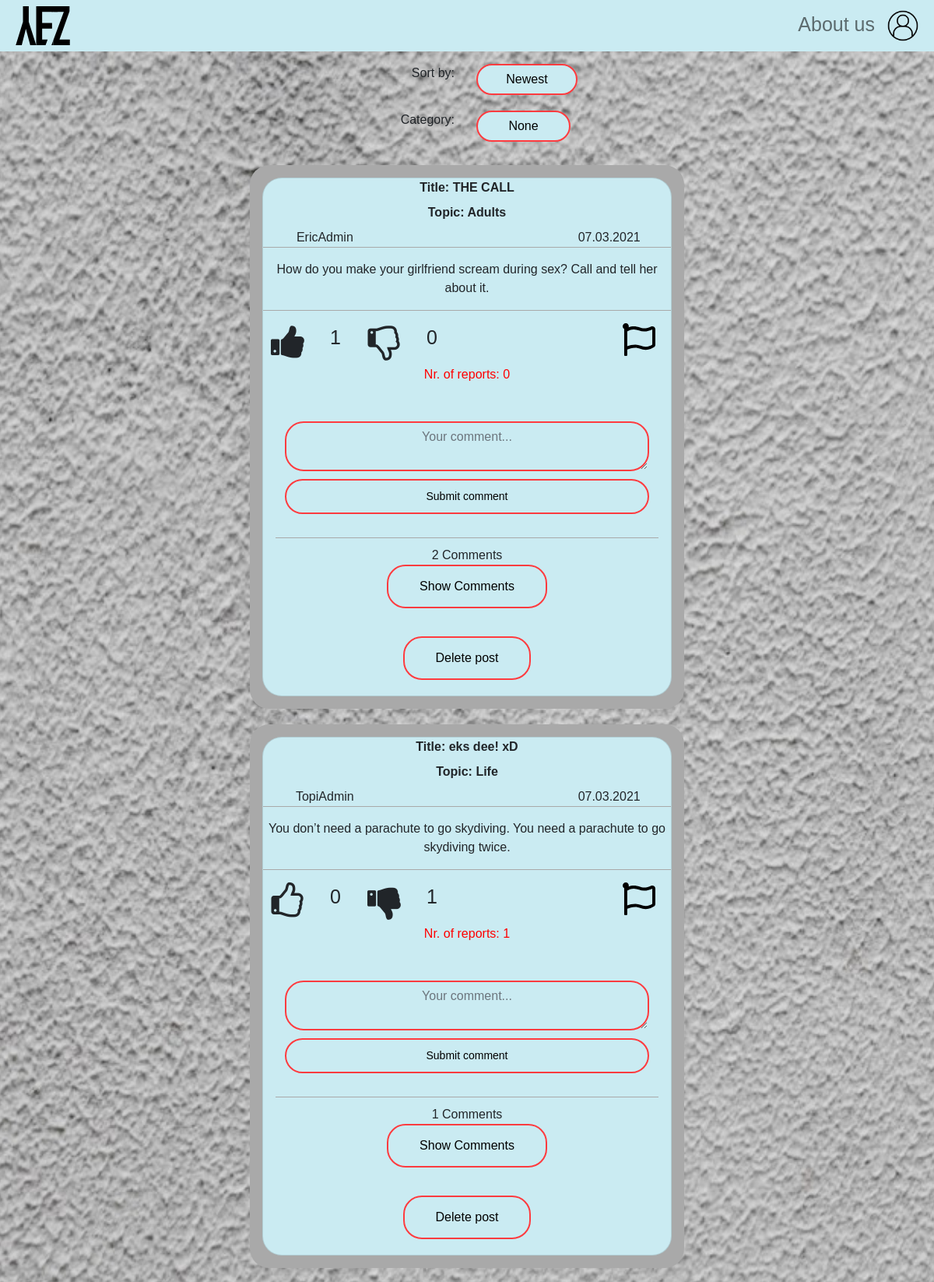
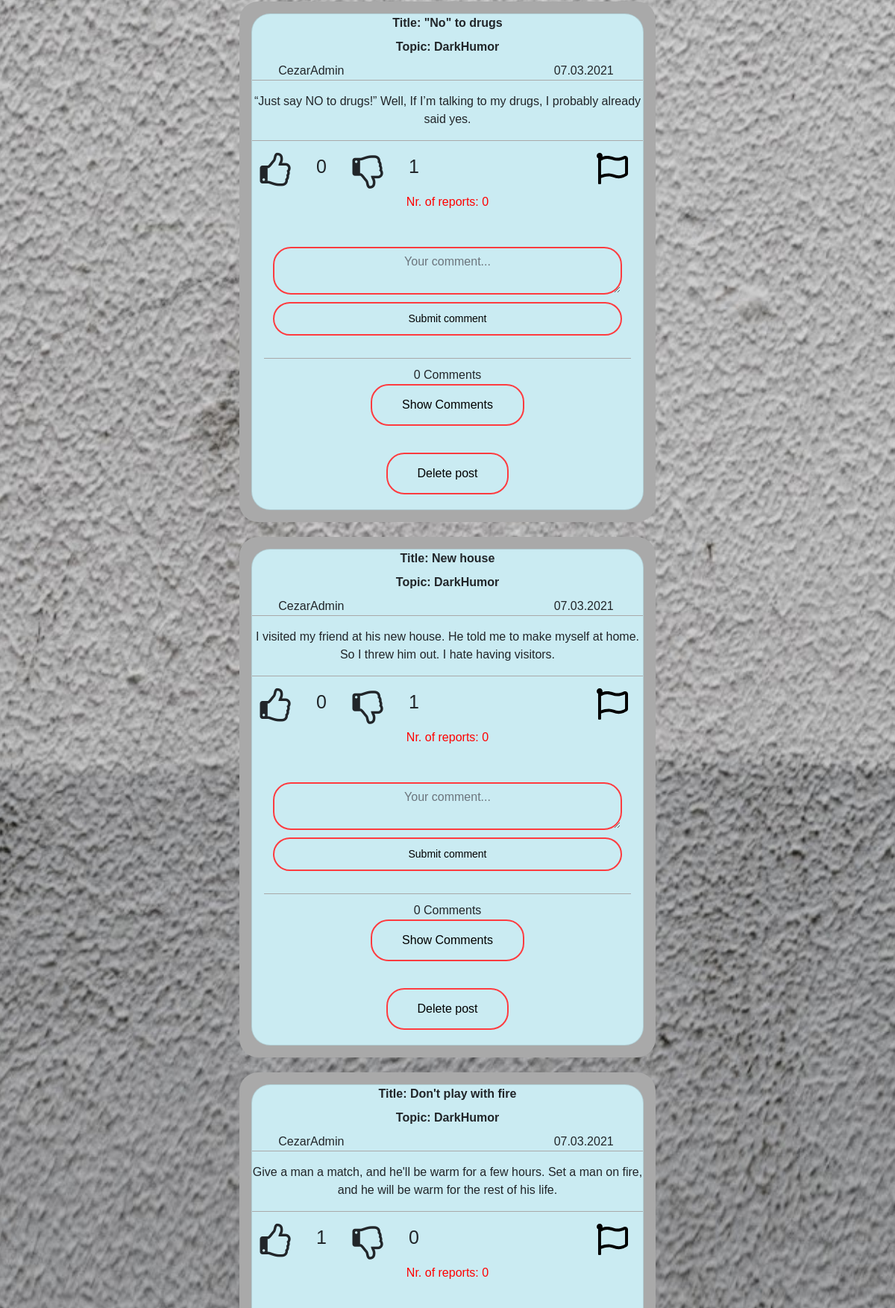
/ (signed in, upper part), run on the app's committed database (2 pictures, top to bottom).
### tables this page shows
CREATE TABLE `posts` (
  `postid` int NOT NULL,
  `accountid` int NOT NULL,
  `title` varchar(50) NOT NULL,
  `post` text NOT NULL,
  `topic` varchar(50) NOT NULL,
  `createdon` datetime NOT NULL DEFAULT CURRENT_TIMESTAMP
);

### index.php (called while the page is built, shortened)
<?php $pagetitle = 'YEZ';
include 'toplinks.php';
?>
<?php include 'header.php'?>
<?php include "posts.php" ?>
<?php include 'botlinks.php'?>

### likes.php (called while the page is built, shortened)
<?php
	include 'everything.php';
	$accountid = $_SESSION['accountid'];
	function getLikes($id) {
		global $conn;
		$sql = "SELECT COUNT(*) FROM ratinginfo
		WHERE postid = $id AND ratingstatus='like'";
		$rs = mysqli_query($conn, $sql);
		$result = mysqli_fetch_array($rs);
		return $result[0];
	}
	function getDislikes($id) {
		global $conn;
		$sql = "SELECT COUNT(*) FROM ratinginfo
		WHERE postid = $id AND ratingstatus='dislike'";
		$rs = mysqli_query($conn, $sql);
		$result = mysqli_fetch_array($rs);
		return $result[0];
	}
	function userLiked($post_id){
		global $conn;
		global $accountid;
		$sql = "SELECT * FROM ratinginfo WHERE accountid = $accountid AND postid = $post_id AND ratingstatus = 'like'";
		$result = mysqli_query($conn, $sql);
		if (mysqli_num_rows($result) > 0) {
			return true;
		}else{
			return false;
		}
	}
	function userDisliked($post_id){
		global $conn;
		global $accountid;
		$sql = "SELECT * FROM ratinginfo WHERE accountid = $accountid AND postid = $post_id AND ratingstatus = 'dislike'";
		$result = mysqli_query($conn, $sql);
		if (mysqli_num_rows($result) > 0) {
			return true;
		}else{
			return false;
		}
	}
?>

### pagination.php (the view, shortened to what this page needs)
<?php
if (isset($_GET['pageno'])) {
    $pageno = $_GET['pageno'];
} else {
    $pageno = 1;
}
$no_of_records_per_page = 5;
$offset = ($pageno-1) * $no_of_records_per_page;
include "db.php";
include "likes.php";
if (isset($_GET['sort'])) {
    $sort = $_GET['sort'];
} else {
    $sort = 'newest';
}
if (isset($_GET['category']) and $_GET['category'] !== 'none') {
    $category = "= '" . $_GET['category'] . "'";
} else if (isset($_GET['category']) === 'none') {
    $category = "IS NOT NULL";
}else {
    $category = "IS NOT NULL";
}
if ($sort == 'oldest') {
    $sql = "SELECT * FROM posts WHERE topic $category ORDER BY createdon asc LIMIT $offset, $no_of_records_per_page";
} else if ($sort == 'highest') {
    $sql = "SELECT posts.*, COUNT(ratinginfo.postid) as likes
            FROM posts LEFT JOIN ratinginfo ON posts.postid = ratinginfo.postid WHERE topic $category GROUP BY postid ORDER BY likes DESC
            LIMIT $offset, $no_of_records_per_page";
} else {
    $sql = "SELECT * FROM posts WHERE topic $category ORDER BY createdon desc LIMIT $offset, $no_of_records_per_page";
}
function postAuthor ($postID) {
    global $conn;
    $postAuthor = "SELECT accounts.username FROM accounts INNER JOIN posts ON accounts.accountid = posts.accountid WHERE posts.postid = $postID GROUP BY posts.accountid;";
    $result = mysqli_query($conn,$postAuthor);
    $res = mysqli_fetch_assoc($result);
    return $res['username'];
}
$res_data = mysqli_query($conn,$sql);
create_posts($res_data);
function create_posts($data) {
    global $conn;
    while($post = mysqli_fetch_array($data)){?>
        <div class="post text-center mx-auto">
            <div class="col-10 col-sm-9 col-md-8 col-lg-6 col-xl-6 col-xxl-6 p-3 mx-auto align-middle mainDiv">
                <div class="card secondDiv">
                    <div class="beforepost">
                        <div class ="card-title fw-bold">Title: <?php echo $post['title']; ?></div>
                        <div class ="card-title fw-bold">Topic: <?php echo $post['topic']; ?></div>
                    </div>
                    <div class="row row-cols-2 justify-content-between">
                        <div class="col-md-4"><?php echo postAuthor($post['postid']); ?></div>
                        <div class="col-md-4"><?php echo date ("d.m.Y", strtotime($post['createdon'])) ?></div>
                    </div>
                    <div class="card-text-center pt-3 pb-3 someotherDiv">
                        <?php echo $post['post']; ?>
                    </div>
                    <div class="afterpost">
                        <div class="mt-3 mb-5">
                            <i <?php if (userLiked($post['postid'])): ?>
                                class="fa fa-thumbs-up like-btn fa-3x"
                            <?php else: ?>
                                class="fa fa-thumbs-o-up like-btn fa-3x"
                            <?php endif ?>
                                    data-id="<?php echo $post['postid'] ?>"> </i>
                            <span class="likes"><?php echo getLikes($post['postid']); ?></span>
                            <span class="px-3 spacing"></span>
                            <i <?php if (userDisliked($post['postid'])): ?>
                                class="fa fa-thumbs-down dislike-btn fa-3x"
                            <?php else: ?>
                                class="fa fa-thumbs-o-down dislike-btn fa-3x"
                            <?php endif ?>
                                    data-id="<?php echo $post['postid'] ?>"> </i>
                            <span class="dislikes"><?php echo getDislikes($post['postid']); ?></span>
                              <a class="dropdown reportbutton" href="#" role="button" id="dropdownMenuLink" data-bs-toggle="dropdown" aria-expanded="false">
                                <img src="flag-regular.svg" width = "42" height="42">
                              </a>
                              <?php
                                if ($_SESSION['role'] == 'admin') {
                                    $postidunique1 = $post['postid'];
                                    $sqlunique1 = $conn->query("SELECT COUNT(reportid) AS reportcount FROM reports WHERE postid = '$postidunique1';");
                                    $resultunique1 = $sqlunique1->fetch_assoc();
                                    $reportcount = $resultunique1['reportcount']; ?>
                                    <p class="somereports">Nr. of reports: <?php echo $reportcount?></p>
                                <?php };
                                    ?>
                        </div>
                        <div class="row p-3 justify-content-md-center onemoreDiv">
                            <?php
                            $postID = $post['postid'];
                            $sql = $conn->query("SELECT ComntID FROM comments where postid=$postID;");
                            $nrcomms = $sql->num_rows;
                            ?>
                            <textarea class="form-control commentText" type="text" rows=2 cols=10 id="comment" placeholder="Your comment..." data-id="<?php echo $post['postid'] ?>"></textarea>
                            <button class="btn btn-sm commentBtn" data-id="<?php echo $post['postid'] ?>">Submit comment</button>
                            <p class="commentP"><?php echo $nrcomms; ?> Comments</p>
                        </div>
                        <div class="row pb-3 commentsRow" id="<?php echo $post['postid'] ?>">
                            <button style='display: show;' href='javascript:void(0)' class='moreComms' data-id='<?php echo $postID ?>'>Show Comments</button>
                        </div>
                        <?php
                            if ($_SESSION['role'] == 'admin') {?>
                                <button class="delPostbtn12" data-id="<?php echo $post['postid'] ?>" data-bs-toggle="modal" data-bs-target="#staticBackdrop1">Delete post</button>
                            <?php } ?>
                    </div>
                </div>
            </div>
        </div>
    <?php }} ?>

### styles.css (style rules this page uses)
.somereports { color: red; margin-top: 30px; }
body { font-family: sans-serif; background-image: url("background.jpg"); background-repeat: no-repeat; background-size: cover; background-attachment: fixed; background-position: center; height: 100%; }
.delAccbtn1, .delPostbtn1, .delPostbtn12 { border: 0; background: none; display: block; position: relative; margin: 20px auto; text-align: center; border: 2px solid #ff3b3f; padding: 14px 40px; outline: none; color: black; border-radius: 24px; transition: 0.25s; cursor: pointer; }
.mainDiv { margin-top: 10px; margin-bottom: 10px; background-color: #a9a9a9; border-radius: 25px; }
.secondDiv { background-color: #caebf2; border-radius: 25px; }
.someotherDiv { border-bottom: 1px solid #a9a9a9 !important; border-top: 1px solid #a9a9a9 !important; }
.commentText { border: 0; background: none; display: block; text-align: center; border: 2px solid #ff3b3f; width: 95%; outline: none; color: black; border-radius: 24px; transition: 0.25s; }
.commentBtn { width: 95%; border: 0; background: none; display: block; position: relative; margin-right: auto; margin-left: auto; margin-bottom: 30px; margin-top: 10px; text-align: center; border: 2px solid #ff3b3f; padding: 10px 0px; outline: none; color: black; border-radius: 24px; transition: 0.25s; cursor: pointer; }
.onemoreDiv { padding-bottom: 0px !important; padding-top: 0px !important; margin-top: 1rem; width: 100%; position: relative; margin-left: auto; margin-right: auto; }
.commentP { margin-bottom: 0px; padding-top: 10px; border-top: 1px solid #a9a9a9 !important; }
.moreComms, .lessComms { border: 0; background: none; width: auto; position: relative; margin-right: auto; margin-left: auto; text-align: center; border: 2px solid #ff3b3f; padding: 14px 40px; outline: none; color: black; border-radius: 24px; transition: 0.25s; cursor: pointer; }
.reportbutton { float: right; margin-right: 20px; }
.like-btn, .dislike-btn, .likes, .dislikes { width: 42px; height: 42px; float: left; margin-left: 10px; margin-right: 10px; }
.likes, .dislikes { font-size: 25px; }
.like-btn, .dislike-btn { cursor: pointer; }

### data on the page
posts: title "THE CALL", topic "Adults", postid "EricAdmin", createdon "07.03.2021", post "How do you make your girlfriend scream during sex? Call and tell her about it.", postid "1", postid "0", reportcount "0", postid "Your comment...", nrcomms "2"
posts: title "eks dee! xD", topic "Life", postid "TopiAdmin", createdon "07.03.2021", post "You don’t need a parachute to go skydiving. You need a parachute to go skydiving twice.", postid "0", postid "1", reportcount "1", postid "Your comment...", nrcomms "1"
posts: title "\"No\" to drugs", topic "DarkHumor", postid "CezarAdmin", createdon "07.03.2021", post "“Just say NO to drugs!” Well, If I’m talking to my drugs, I probably already said yes.", postid "0", postid "1", reportcount "0", postid "Your comment...", nrcomms "0"
posts: title "New house", topic "DarkHumor", postid "CezarAdmin", createdon "07.03.2021", post "I visited my friend at his new house. He told me to make myself at home. So I threw him out. I hate having visitors.", postid "0", postid "1", reportcount "0", postid "Your comment...", nrcomms "0"
posts: title "Don't play with fire", topic "DarkHumor", postid "CezarAdmin", createdon "07.03.2021", post "Give a man a match, and he'll be warm for a few hours. Set a man on fire, and he will be warm for the rest of his life.", postid "1", postid "0", reportcount "0"
